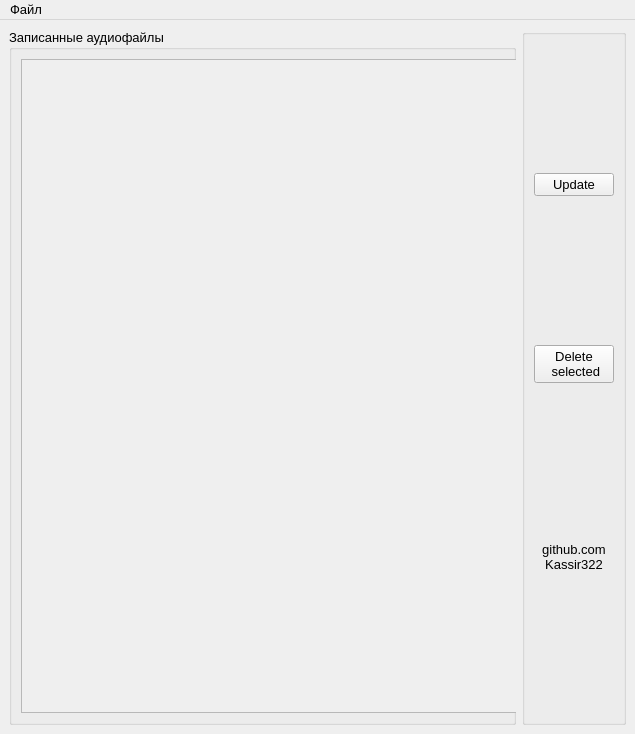
<?xml version="1.0" encoding="UTF-8"?>
<ui version="4.0">
 <class>MainWindow</class>
 <widget class="QMainWindow" name="MainWindow">
  <property name="geometry">
   <rect>
    <x>0</x>
    <y>0</y>
    <width>635</width>
    <height>734</height>
   </rect>
  </property>
  <property name="minimumSize">
   <size>
    <width>635</width>
    <height>734</height>
   </size>
  </property>
  <property name="font">
   <font>
    <pointsize>10</pointsize>
   </font>
  </property>
  <property name="windowTitle">
   <string>MainWindow</string>
  </property>
  <widget class="QWidget" name="centralwidget">
   <layout class="QHBoxLayout" name="horizontalLayout_2">
    <item>
     <widget class="QGroupBox" name="groupBox">
      <property name="minimumSize">
       <size>
        <width>350</width>
        <height>0</height>
       </size>
      </property>
      <property name="font">
       <font>
        <pointsize>10</pointsize>
       </font>
      </property>
      <property name="title">
       <string>Записанные аудиофайлы</string>
      </property>
      <property name="flat">
       <bool>false</bool>
      </property>
      <property name="checkable">
       <bool>false</bool>
      </property>
      <layout class="QVBoxLayout" name="verticalLayout_4">
       <item>
        <widget class="QScrollArea" name="scrollArea">
         <property name="minimumSize">
          <size>
           <width>497</width>
           <height>650</height>
          </size>
         </property>
         <property name="maximumSize">
          <size>
           <width>16777215</width>
           <height>16777215</height>
          </size>
         </property>
         <property name="font">
          <font>
           <pointsize>10</pointsize>
          </font>
         </property>
         <property name="widgetResizable">
          <bool>true</bool>
         </property>
         <property name="alignment">
          <set>Qt::AlignLeading|Qt::AlignLeft|Qt::AlignVCenter</set>
         </property>
         <widget class="QWidget" name="scrollAreaWidgetContents_2">
          <property name="geometry">
           <rect>
            <x>0</x>
            <y>0</y>
            <width>495</width>
            <height>657</height>
           </rect>
          </property>
          <layout class="QVBoxLayout" name="verticalLayout_5">
           <property name="sizeConstraint">
            <enum>QLayout::SetDefaultConstraint</enum>
           </property>
          </layout>
         </widget>
        </widget>
       </item>
      </layout>
     </widget>
    </item>
    <item>
     <widget class="QGroupBox" name="ButtonGroup">
      <property name="alignment">
       <set>Qt::AlignLeading|Qt::AlignLeft|Qt::AlignVCenter</set>
      </property>
      <layout class="QVBoxLayout" name="ButtonLayout">
       <property name="spacing">
        <number>20</number>
       </property>
       <item>
        <widget class="QPushButton" name="UpdateButton">
         <property name="text">
          <string>Update</string>
         </property>
        </widget>
       </item>
       <item>
        <widget class="QPushButton" name="DeleteButton">
         <property name="font">
          <font>
           <pointsize>10</pointsize>
          </font>
         </property>
         <property name="text">
          <string>Delete 
 selected</string>
         </property>
        </widget>
       </item>
       <item>
        <widget class="QLabel" name="label_3">
         <property name="maximumSize">
          <size>
           <width>16777215</width>
           <height>50</height>
          </size>
         </property>
         <property name="font">
          <font>
           <pointsize>10</pointsize>
          </font>
         </property>
         <property name="text">
          <string>github.com
Kassir322</string>
         </property>
         <property name="alignment">
          <set>Qt::AlignCenter</set>
         </property>
        </widget>
       </item>
      </layout>
     </widget>
    </item>
   </layout>
  </widget>
  <widget class="QMenuBar" name="menuBar">
   <property name="geometry">
    <rect>
     <x>0</x>
     <y>0</y>
     <width>635</width>
     <height>21</height>
    </rect>
   </property>
   <widget class="QMenu" name="menu">
    <property name="title">
     <string>Файл</string>
    </property>
    <addaction name="action"/>
   </widget>
   <addaction name="menu"/>
  </widget>
  <action name="action">
   <property name="text">
    <string>Открыть папку</string>
   </property>
  </action>
 </widget>
 <resources/>
 <connections/>
</ui>
